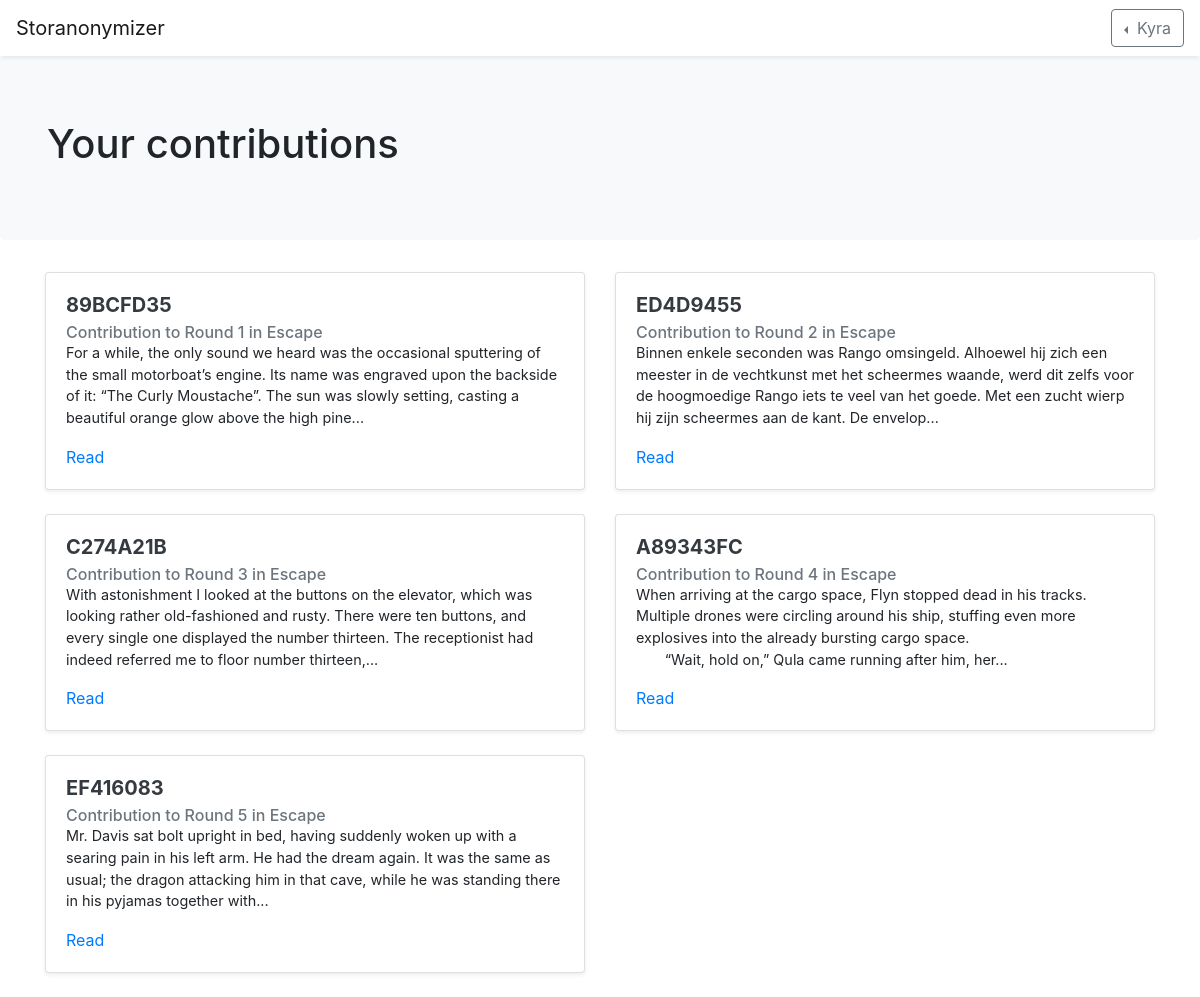
Page /my/contributions (signed in) on the committed database.
### storanonymizer/models.py (models this page shows, shortened)
class User(db.Model):
    id = db.Column(db.Integer, primary_key=True)
    name = db.Column(db.String(80), unique=True)
    password_hash = db.Column(db.String(1024))
    stories = db.relationship("Story", backref="user", lazy="select")
    contributions = db.relationship("Contribution", backref="author", lazy="select")
    votes = db.relationship("Vote", backref="user", lazy="select")

class Contribution(db.Model):
    id = db.Column(db.Integer, primary_key=True)
    code = db.Column(db.String(), unique=True)
    text = db.Column(db.Text())
    submission_datetime = db.Column(db.DateTime())
    votes = db.relationship("Vote", backref="contribution", lazy="select")
    author_id = db.Column(db.Integer, db.ForeignKey("user.id"))
    round_id = db.Column(db.Integer, db.ForeignKey("round.id"))

class Round(db.Model):
    id = db.Column(db.Integer, primary_key=True)
    name = db.Column(db.String())
    code = db.Column(db.String(), unique=True)
    contributions = db.relationship("Contribution", backref="round", lazy="select")
    votes = db.relationship("Vote", backref="round", lazy="select")
    winning_contribution_id = db.Column(db.String())
    story_id = db.Column(db.Integer, db.ForeignKey("story.id"))
    public_authors = db.Column(db.Boolean(), default=False)
    public_contributions = db.Column(db.Boolean(), default=False)
    voting = db.Column(db.Boolean(), default=False)
    public_votes = db.Column(db.Boolean(), default=False)
    init_datetime = db.Column(db.DateTime())
    publish_datetime = db.Column(db.DateTime())
    vote_datetime = db.Column(db.DateTime())

class Story(db.Model):
    id = db.Column(db.Integer, primary_key=True)
    code = db.Column(db.String(), unique=True)
    name = db.Column(db.String())
    user_id = db.Column(db.Integer, db.ForeignKey("user.id"))
    rounds = db.relationship("Round", backref="story", lazy="select")

### storanonymizer/views.py (the view)
@app.route("/my/contributions")
@login_required
def my_contributions():
    contributions = current_user.contributions
    return render_template("mycontributions.html", contributions=contributions)

### storanonymizer/auth.py (called while the page is built)
@lm.user_loader
def load_user(user_id):
    return models.User.query.get(int(user_id))

### storanonymizer/templates/mycontributions.html (shortened to what this page needs)
{% extends "base.html" %}
{% block content %}
<div class="jumbotron bg-light">
	<div class="container">
		<h1>Your contributions</h1>
	</div>
</div>
<div class="container">
	<div class="row">
		{% for c in contributions %}
		<div class="col-12 col-md-6 mb-4">
			<div class="card shadow-sm">
				<div class="card-body">
					<h5 class="card-title"><a class="text-dark font-weight-bold" href="{{ url_for('contribution', contribution_code=c.code) }}">
						{{ c.code }}</a>
					</h5>
					<h6 class="card-subtitle text-secondary">Contribution to {{ c.round.name }} in {{ c.round.story.name }}</h6>
					<p class="card-text" style="font-size: 0.9rem;">{{ c.text|truncate|safe }}</p>
					<a href="{{ url_for('contribution', contribution_code=c.code) }}" class="card-link">Read</a>
				</div>
			</div>
		</div>
		{% else %}
		<h6 class="alert alert-light text-center">You have made no contributions yet!</h6>
		{% endfor %}
	</div>
</div>
{% endblock %}

### storanonymizer/templates/base.html (shortened to what this page needs)
<!doctype html>
<html lang="en">
	<head>
		<link rel="stylesheet" href="https://stackpath.bootstrapcdn.com/bootstrap/4.2.1/css/bootstrap.min.css">
	</head>
	<body>
		<nav class="navbar navbar-light bg-white shadow-sm">
			<a href="{{ url_for('index') }}" class="navbar-brand">Storanonymizer</a>
			<div class="dropdown dropleft">
				{% if current_user.is_authenticated %}
				<button class="btn btn-outline-secondary dropdown-toggle" type="button" id="userMenu" data-toggle="dropdown" aria-haspopup="true" aria-expanded="false">
					{{ current_user.name }}
				</button>
				{% else %}
				<div>
					<a class="btn btn-outline-dark" href="{{ url_for('register') }}">Sign up</a>
					<a class="btn btn-primary" href="{{ url_for('login') }}">Login</a>
				</div>
				{% endif %}
			</div>
		</nav>
		{% block content %}{% endblock %}
	</body>
</html>

### rows in the picture
User: name "Kyra"
Contribution: code "89BCFD35", round.name "Round 1", round.story.name "Escape", text "For a while, the only sound we heard was the occasional sputtering of the small motorboat’s engine. Its name was engraved upon the backside of it: “The Curly Moustache”. The sun was slowly setting, casting a beautiful orange glow above the high pine..."
Contribution: code "ED4D9455", round.name "Round 2", round.story.name "Escape", text "Binnen enkele seconden was Rango omsingeld. Alhoewel hij zich een meester in de vechtkunst met het scheermes waande, werd dit zelfs voor de hoogmoedige Rango iets te veel van het goede. Met een zucht wierp hij zijn scheermes aan de kant. De envelop..."
Contribution: code "C274A21B", round.name "Round 3", round.story.name "Escape", text "With astonishment I looked at the buttons on the elevator, which was looking rather old-fashioned and rusty. There were ten buttons, and every single one displayed the number thirteen. The receptionist had indeed referred me to floor number thirteen,..."
Contribution: code "A89343FC", round.name "Round 4", round.story.name "Escape", text "When arriving at the cargo space, Flyn stopped dead in his tracks. Multiple drones were circling around his ship, stuffing even more explosives into the already bursting cargo space. “Wait, hold on,” Qula came running after him, her..."
Contribution: code "EF416083", round.name "Round 5", round.story.name "Escape", text "Mr. Davis sat bolt upright in bed, having suddenly woken up with a searing pain in his left arm. He had the dream again. It was the same as usual; the dragon attacking him in that cave, while he was standing there in his pyjamas together with..."
